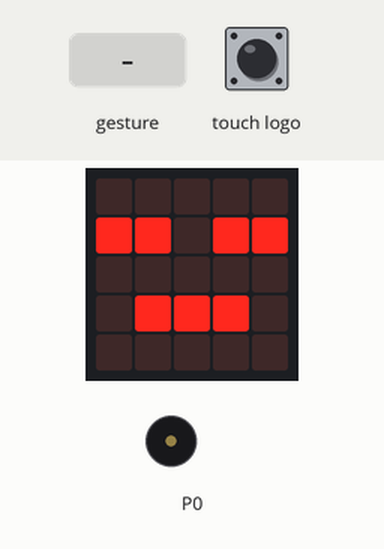
Bench run of a program on a simulated BBC micro:bit (MakeCode). On the bench: the board's 5×5 LED display, buzzer (waves = sounding). The inputs (shaded band) are chosen by the test bench. A tilt is held for 1.5 s and a shake lasts 1 s, then the board lies face up again.

Above: at 1.8 s.
1.9 s: touch logo pressed for 0.15 s
At 2.4 s:
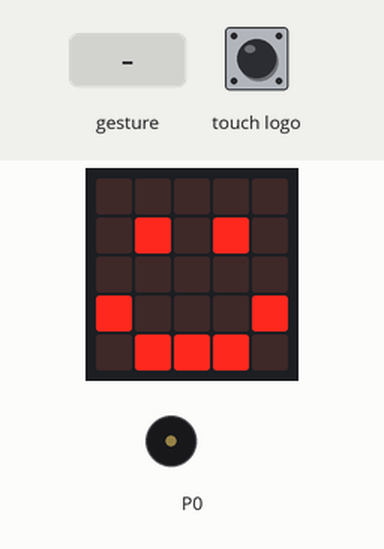
2.6 s: gesture 'shake'
At 3.04 s:
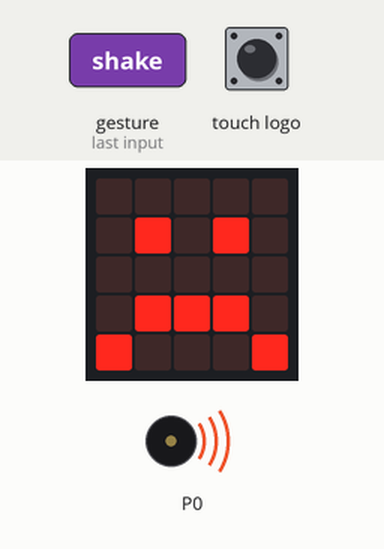
At 5.1 s:
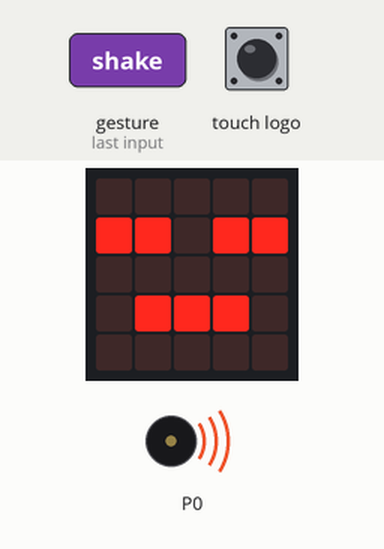
Timing chart, 0 to 8.9 s (numbered marks = the images above; inputs shaded):
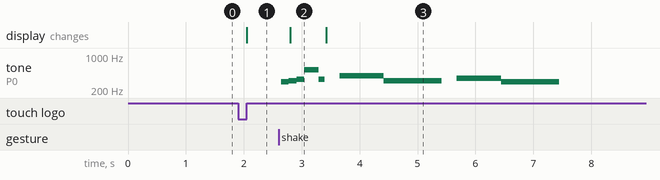

Measured:
- after the input at 1.9 s, the display: changes after 0.15 s (image 1)
- after the input at 2.6 s, the display: changes after 0.20 s (image 2)
- by itself, tone on P0: plays 294 Hz for 0.13 s, 311 Hz for 0.13 s, 330 Hz for 0.13 s, 523 Hz for 0.26 s, 330 Hz for 0.10 s, 392 Hz for 0.77 s … (9 notes in this stretch)
- what the display in image 2 shows lasts 0.6 s, from 2.8 s to 3.4 s

The program:

main.ts
```typescript
input.onLogoEvent(TouchButtonEvent.Pressed, function () {
    basic.showIcon(IconNames.Happy)
    music._playDefaultBackground(music.builtInPlayableMelody(Melodies.Entertainer), music.PlaybackMode.UntilDone)
    basic.showIcon(IconNames.Asleep)
})
input.onGesture(Gesture.Shake, function () {
    basic.showIcon(IconNames.Sad)
    music._playDefaultBackground(music.builtInPlayableMelody(Melodies.Dadadadum), music.PlaybackMode.UntilDone)
    basic.showIcon(IconNames.Asleep)
})
basic.showIcon(IconNames.Asleep)
```

test.ts
```typescript
// aquí va el archivo "tests"; esto no se compilará cuando este paquete se utilice como una extensión.
```
